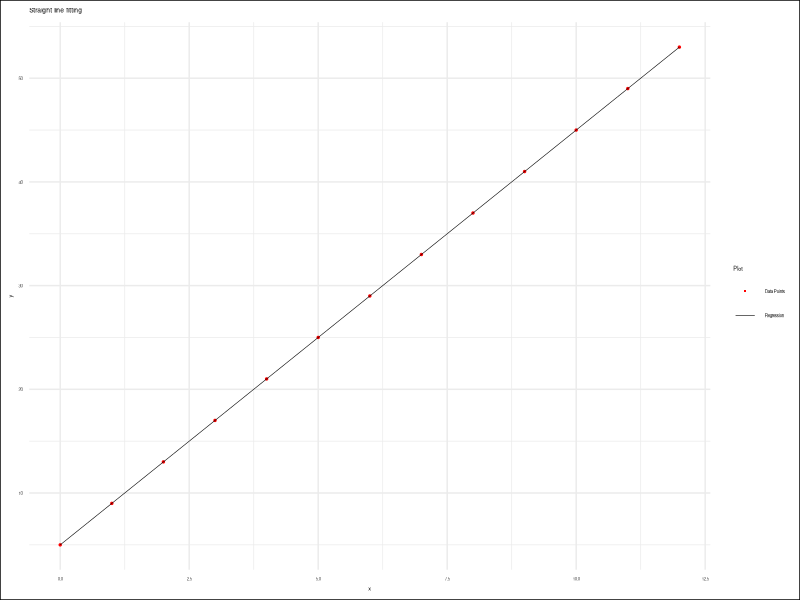
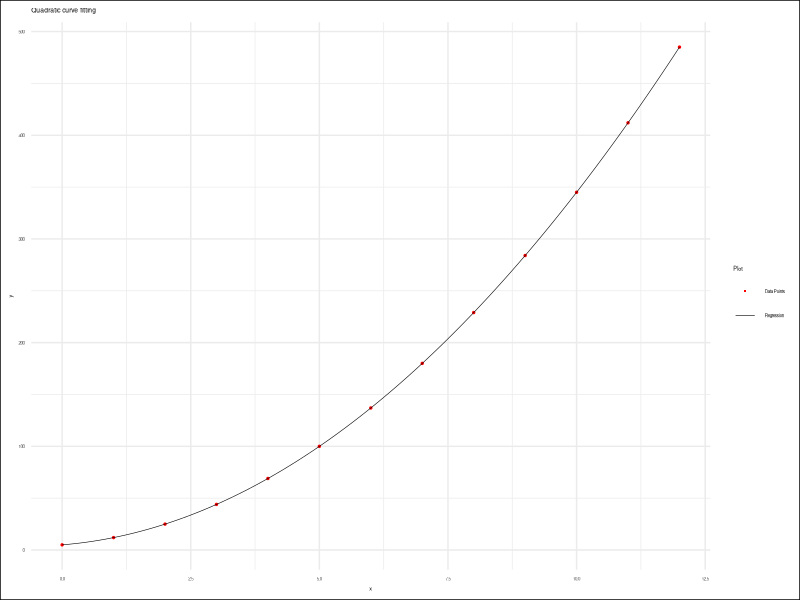
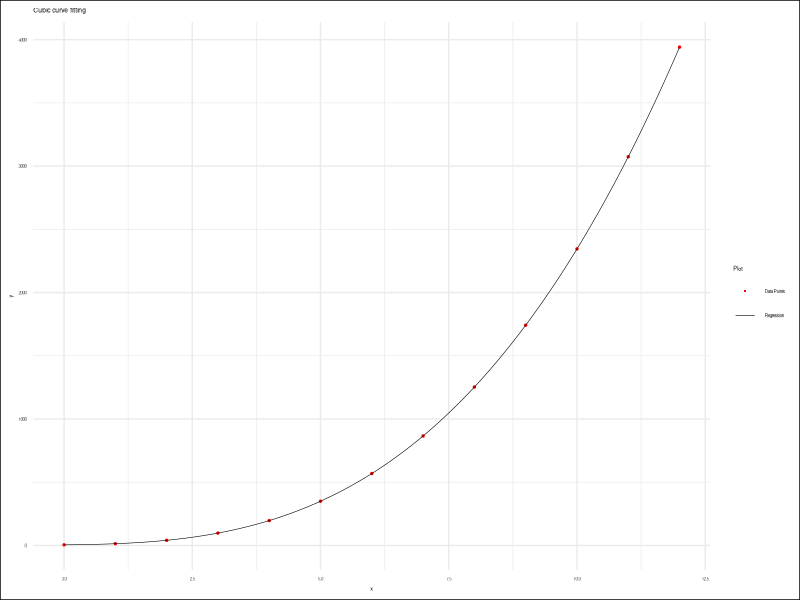

Write the R code that produced these figures, in order.
# Load required libraries
library(readr)
library(ggplot2)

generate_regression <- function(x_values, y_values, order) {
  # Perform regression using lm()
  lm_model <- lm(y_values ~ 
    poly(x_values, order, raw = TRUE))
  
  # Generate values for the regression line
  x_plot <- seq(
    min(x_values), max(x_values),
    length.out = 100)
  y_plot <- predict(
    lm_model,
    newdata = data.frame(x_values = x_plot))
  
  # Return a list containing all relevant objects
  return(list(
    order = order,
    x_values = x_values,
    y_values = y_values,
    lm_model = lm_model,
    x_plot = x_plot,
    y_plot = y_plot
  ))
}

show_coeff <- function(regression_data) {
  order    <- regression_data$order
  lm_model <- regression_data$lm_model

  # Define a named vector
  # to map order numbers to curve types
  coeff_text <- c(
    "(a, b)" = 1, "(a, b, c)" = 2, "(a, b, c, d)" = 3)
  order_text <- c(
    "Linear" = 1, "Quadratic" = 2, "Cubic" = 3)

  # Print the curve type
  cat(paste("Using lm_model :",
    names(order_text)[order], "\n"))

  # Coefficients
  coefficients <- coef(lm_model)

  # Reverse order to match output
  coefficients <- coefficients[
    length(coefficients):1]

  # Print coefficients
  cat("Coefficients ",
    names(coeff_text)[order], ":\n\t",
    coefficients, "\n")
}

create_plot <- function(
    regression_data, title, label, pngfile) {

  x_values <- regression_data$x_values
  y_values <- regression_data$y_values
  x_plot   <- regression_data$x_plot
  y_plot   <- regression_data$y_plot

  # Create data frame for ggplot2
  data <- data.frame(x = x_values, y = y_values)

  # Create breaks and values vectors
  breaks <- c("Data Points", "Regression")
  values <- c("Data Points" = "red", "Regression" = "black")

  # Plot using ggplot2
  plot <- ggplot(data, aes(x = x, y = y)) +
    geom_point(aes(color="Data Points"), size = 0.5) +
    geom_line(
      data = data.frame(x = x_plot, y = y_plot),
      aes(x, y, color = "Regression"), linewidth = 0.2) +
    labs(
      x = "x", y = "y", title = title) +
    theme_minimal() +
    theme(legend.position = "right",
        plot.background = element_rect(fill = "white"),
        text = element_text(size = 4)) +
    scale_color_manual(
      name = "Plot",
      breaks = breaks,
      values = values) +
    guides(
      color = guide_legend(
        override.aes = list(
          shape = c(16, NA), linetype = c(0, 1)
      )))

  # Save plot as PNG
  ggsave(pngfile,
    plot, width = 800, height = 400,
    units = "px", device = "png")
}

# Read data from CSV file
series <- read_csv(
  "series.csv",
  show_col_types = FALSE)

# Call the function and get regression line data
regress_1 <- generate_regression(
  series$xs, series$ys1, 1)
regress_2 <- generate_regression(
  series$xs, series$ys2, 2)
regress_3 <- generate_regression(
  series$xs, series$ys3, 3)

# Perform linear regression and plot
show_coeff(regress_1)
create_plot(regress_1,
  "Straight line fitting",
  "Linear Equation",
  "14-lm-gg-line.png")

# Perform quadratic regression and plot
show_coeff(regress_2)
create_plot(regress_2,
  "Quadratic curve fitting",
  "Quadratic Curve",
  "15-lm-gg-quadratic.png")

# Perform cubic regression and plot
show_coeff(regress_3)
create_plot(regress_3,
  "Cubic curve fitting",
  "Cubic Curve",
  "16-lm-gg-cubic.png")


